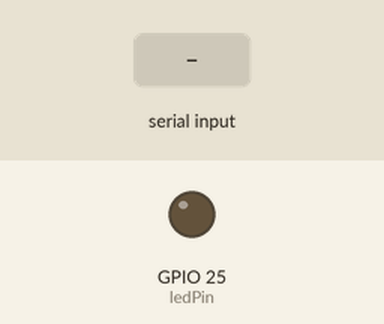
Recording of a sketch running on a simulated ESP32. Shown: output pins drawn as LEDs (lit = HIGH). Inputs (shaded band) come from the test bench. Nothing arrives over Bluetooth unless stated; what the sketch prints to the serial monitor is not drawn.

Above: at 1.2 s.
1.3 s: "1" received over the second serial link
At 2.5 s:
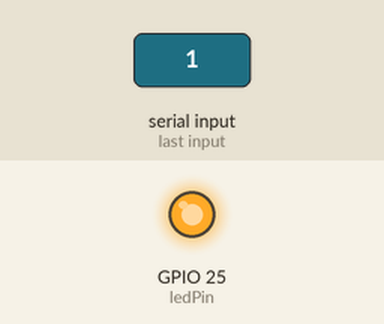
2.8 s: "0" received over the second serial link
At 3.7 s:
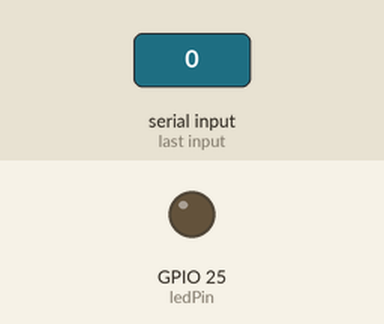
Timing chart, 0 to 5.8 s (numbered marks = the images above; inputs shaded):
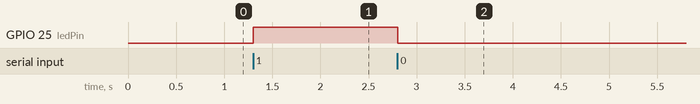

Measured:
- after the input at 1.3 s, GPIO 25 (ledPin): LOW → HIGH at once
- after the input at 2.8 s, GPIO 25 (ledPin): HIGH → LOW at once

The sketch:

activity_03a_bt_led_control.ino
```cpp
#include <BluetoothSerial.h>

#if !defined(CONFIG_BT_ENABLED) || !defined(CONFIG_BLUEDROID_ENABLED)
#error "Bluetooth is not enabled! Please enable Bluetooth in the ESP32 project configuration."
#endif

BluetoothSerial SerialBT;
const int ledPin = 25;

void setup() {
  pinMode(ledPin, OUTPUT);
  Serial.begin(115200);

  SerialBT.begin("ESP32_BT_LED");
  Serial.println("ESP32 Bluetooth LED control ready");
  Serial.println("Send: 1 = LED ON, 0 = LED OFF");
}

void loop() {
  if (SerialBT.available()) {
    char command = SerialBT.read();

    if (command == '1') {
      digitalWrite(ledPin, HIGH);
      SerialBT.println("LED ON");
    } else if (command == '0') {
      digitalWrite(ledPin, LOW);
      SerialBT.println("LED OFF");
    }
  }

  delay(100);
}
```
